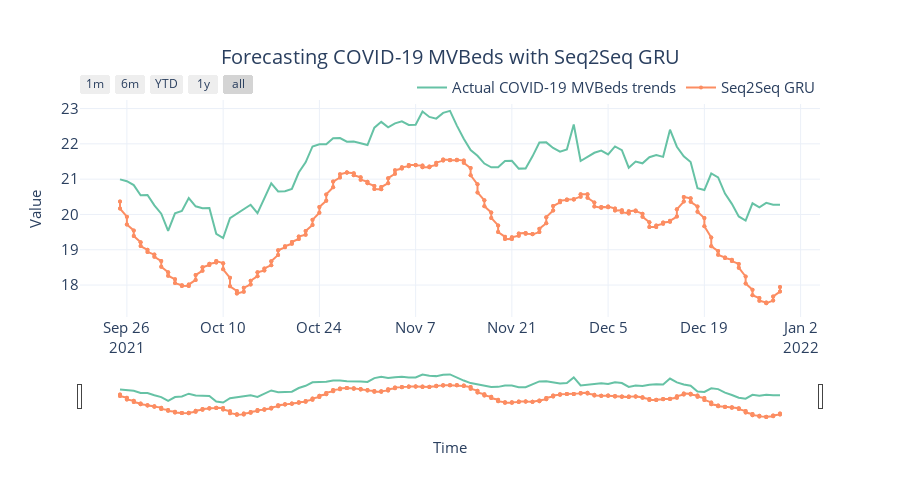

This figure's notebook cell:
### Code cell
fig = plot_forecast(
    pred_df,
    forecast_columns=[f"Seq2Seq {algorithm_name}"],
    forecast_display_names=[f"Seq2Seq {algorithm_name}"],
)

title = f"Forecasting COVID-19 MVBeds with Seq2Seq {algorithm_name}"
fig = format_plot(fig, title=title)
fig.update_xaxes(
    rangeslider_visible=True,
    rangeselector=dict(
        buttons=list(
            [
                dict(count=1, label="1m", step="month", stepmode="backward"),
                dict(count=6, label="6m", step="month", stepmode="backward"),
                dict(count=1, label="YTD", step="year", stepmode="todate"),
                dict(count=1, label="1y", step="year", stepmode="backward"),
                dict(step="all"),
            ]
        )
    ),
)

# save_path = f"images/forecast_multivarate_{algorithm_name}.png"
# pio.write_image(fig, save_path)
fig.show()

### Figure 1 — Plotly figure (JSON) as saved in the notebook; plotly's stock layout.template omitted (floating-point values rounded to 4 significant figures; data arrays with more than 128 entries replaced by an {"elided": "..."} marker saying what was removed)
{"data": [{"line": {"color": "rgb(102,194,165)", "width": 2}, "marker": {"opacity": 0.5, "size": 6}, "mode": "lines", "name": "Actual COVID-19 MVBeds trends", "type": "scatter", "x": {"elided": "388 str values"}, "y": {"elided": "388 float values"}}, {"line": {"color": "rgb(252,141,98)", "width": 2}, "marker": {"size": 4}, "mode": "lines+markers", "name": "Seq2Seq GRU", "type": "scatter", "x": {"elided": "388 str values"}, "y": {"elided": "388 float values"}}], "layout": {"autosize": false, "height": 500, "legend": {"font": {"size": 15}, "orientation": "h", "title": {}, "x": 1, "xanchor": "right", "y": 0.98, "yanchor": "bottom"}, "title": {"font": {"size": 20}, "text": "Forecasting COVID-19 MVBeds with Seq2Seq GRU", "x": 0.5, "xanchor": "center", "yanchor": "top"}, "width": 900, "xaxis": {"rangeselector": {"buttons": [{"count": 1, "label": "1m", "step": "month", "stepmode": "backward"}, {"count": 6, "label": "6m", "step": "month", "stepmode": "backward"}, {"count": 1, "label": "YTD", "step": "year", "stepmode": "todate"}, {"count": 1, "label": "1y", "step": "year", "stepmode": "backward"}, {"step": "all"}]}, "rangeslider": {"visible": true}, "tickfont": {"size": 15}, "title": {"font": {"size": 15}, "text": "Time"}}, "yaxis": {"tickfont": {"size": 15}, "title": {"font": {"size": 15}, "text": "Value"}}}}
